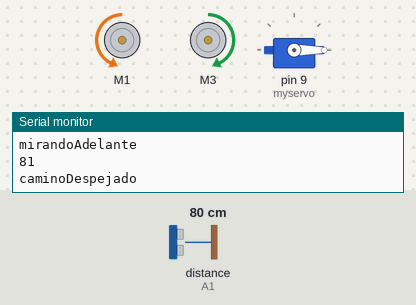
A sketch run on a simulated Arduino Uno, built with avr-gcc and run on an emulated ATmega328P. Shown: 2 × DC motor (green arrow = forward, orange = backward, longer = faster), servo, the last lines printed to the serial monitor. The inputs (shaded band) are chosen by the test bench; at power-on: distance to the obstacle (sensor on A1) 80 cm.

Above: at 1.2 s.
1.3 s: distance to the obstacle (sensor on A1) set to 45 cm
4.3 s: distance to the obstacle (sensor on A1) set to 37 cm
At 6.8 s:
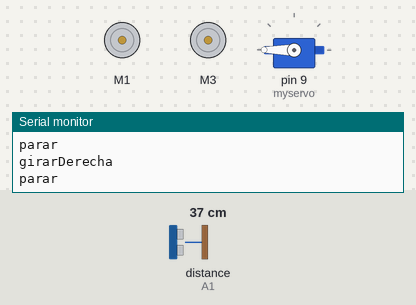
7.3 s: distance to the obstacle (sensor on A1) set to 60 cm
At 9.1 s:
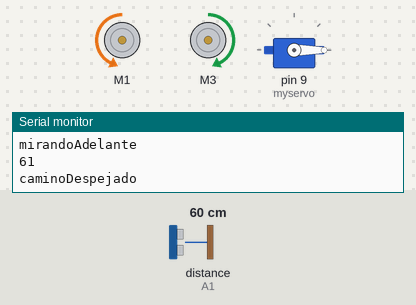
10.0 s: distance to the obstacle (sensor on A1) set to 2 cm
At 11.5 s:
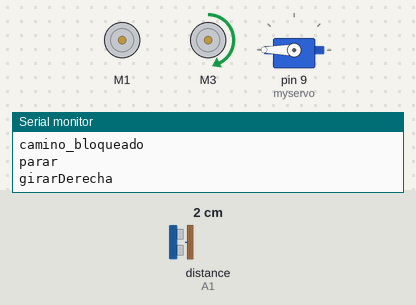
Timing chart, 0 to 14.0 s (numbered marks = the images above; inputs shaded):
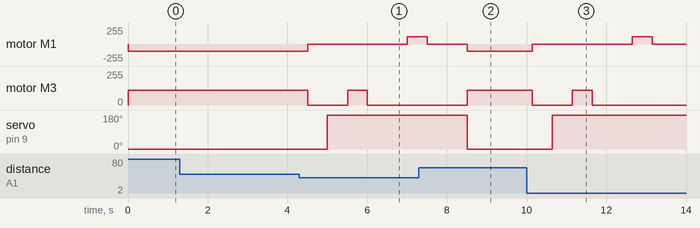

Measured:
- the behaviour switches between 41 and 40 cm on distance to the obstacle (sensor on A1) (found by bisection; images 0 and 1)
- after the input at 4.3 s, motor M1: backward 110/255 → stopped after 0.20 s, → forward 110/255 2.5 s later; motor M3: forward 110/255 → stopped after 0.20 s, → forward 110/255 1.0 s later, → stopped 0.50 s later; servo on pin 9 (myservo): 0° → 180° after 0.70 s
- after the input at 7.3 s, motor M3: stopped → forward 110/255 after 1.2 s instead of 2.2 s; servo on pin 9 (myservo): goes on until 8.5 s, then stays 0°
- after the input at 10.0 s, motor M1: backward 110/255 → stopped after 0.15 s, → forward 110/255 2.5 s later, → stopped 0.50 s later; motor M3: forward 110/255 → stopped after 0.15 s, → forward 110/255 1.0 s later, → stopped 0.50 s later; servo on pin 9 (myservo): 0° → 180° after 0.65 s

The sketch:

autoServoAdafruit.ino
```cpp
// Incluimos las librería
#include <Adafruit_MotorShield.h>
#include <NewPing.h>
#include <Servo.h>

int sonarData = 0; // Esta variable guardara el valor de sensado del ultrasonido.
int mirandoDerecha = false; // Usamos esta variable para recordar en que direccion giro el robot por ultima vez.
int mirandoAtras = false; // Usamos esta variable para recordar en que direccion el robot esta mirando.
int pos = 0;    // Guarda la posicion del Servo
int sonarUmbral = 40; // en centimetros

Adafruit_MotorShield AFMS = Adafruit_MotorShield();

// Creamos los objetos Motor_izq y Motor_der y selecciona el 'puerto' ('port' en inglés) M1, M2, M3 or M4. En este caso, M1 y M3
Adafruit_DCMotor *motorIzq = AFMS.getMotor(1);
Adafruit_DCMotor *motorDer = AFMS.getMotor(3);
NewPing sonar(A0, A1, 200); // Creamos un objeto sonar.
Servo myservo;  // Creamos un objeto servo.

void setup() {
  Serial.begin(9600);
  AFMS.begin();
  // Definimos la velocidad para el motor
  motorIzq->setSpeed(110);
  motorDer->setSpeed(110);
 // Prendemos los motores
  motorIzq->run(RELEASE);
  motorDer->run(RELEASE);

  myservo.attach(9);  // Vinculamos el servo al pin 9 (Servo #2 en el shield)
}

void girarIzquierda(int delayTime) {
  Serial.println("girarIzquierda");
  mirandoDerecha = false;
  motorIzq->run(FORWARD);
  motorDer->run(RELEASE);
  delay(delayTime);
}

void girarDerecha(int delayTime) {
  Serial.println("girarDerecha");
  mirandoDerecha = true;
  motorIzq->run(RELEASE);
  motorDer->run(FORWARD);
  delay(delayTime);
}

void avanzar(int delayTime) {
  Serial.println("avanzar");
  mirandoAtras = false;
  if (caminoDespejado()) {
    motorIzq->run(BACKWARD);
    motorDer->run(FORWARD);
    delay(delayTime);
  } else {
    parar(500);
    retroceder(delayTime);
    buscarSalida();
  }
}

void retroceder(int delayTime) {
  Serial.println("retroceder");
  mirandoAtras = true;
  if (caminoDespejado()) {
    motorIzq->run(FORWARD);
    motorDer->run(BACKWARD);
    delay(delayTime);
  } else {
    parar(500);
    buscarSalida();
  }
}

void parar(int delayTime) {
  Serial.println("parar");
  motorIzq->run(RELEASE);
  motorDer->run(RELEASE);
  delay(delayTime);
}

bool caminoDespejado() { // TRUE = camino libre
    if (mirandoAtras) {
      Serial.println("mirandoAtras");
      myservo.write(180);  // MIRAR ATRAS
    } else {
      Serial.println("mirandoAdelante");
      myservo.write(0); // MIRAR ADELANTE
    }
    sonarData = sonar.ping_cm();
    if (sonarData > 0) { // FILTRA LOS CEROS DE LAS LECTURAS.
     Serial.println(sonarData);
     if (sonarData > sonarUmbral) {
        Serial.println("caminoDespejado");
        return true;
      } else {
        Serial.println("camino_bloqueado");
        return false;
      }
    } else {
      return true;
    }
}

void buscarSalida() {
  if (mirandoDerecha) {
    girarIzquierda(500);
    parar(1000);
  } else {
    girarDerecha(500);
    parar(1000);
  }
}

void loop() {
  avanzar(200);
}
```
